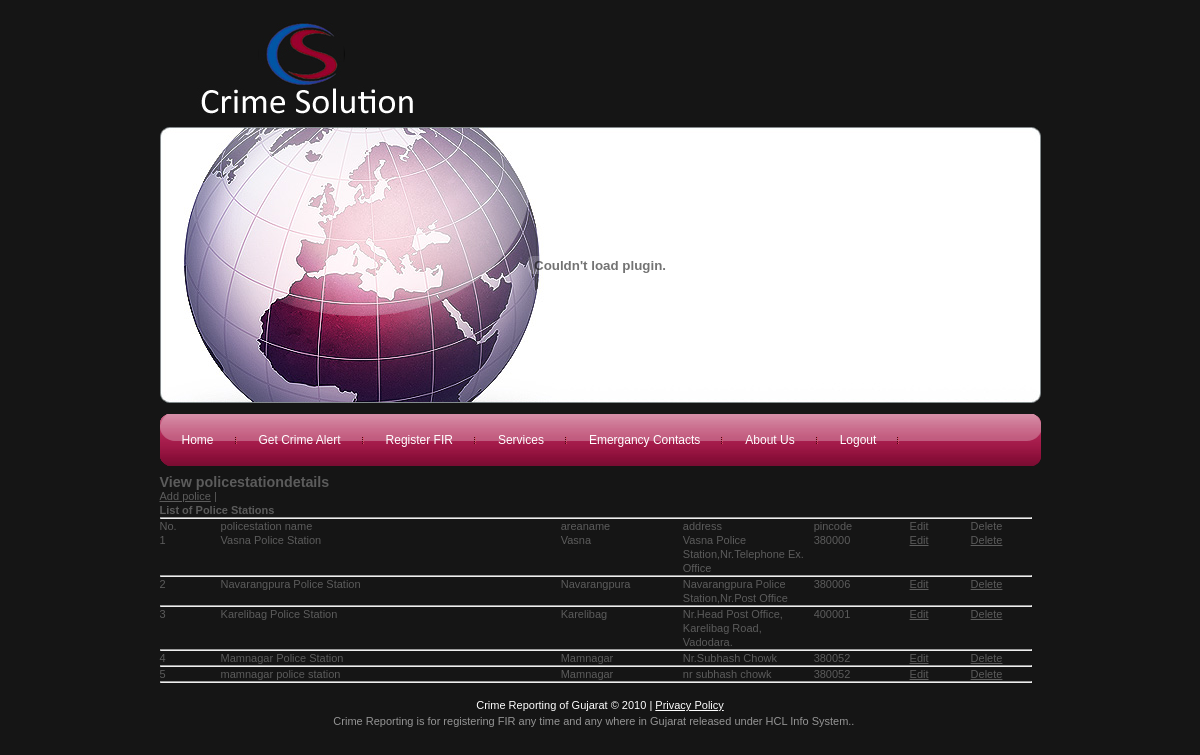
The app's page /viewInbox.php (signed in) with its own data.
### tables this page shows
CREATE TABLE `mstr_policestation` (
  `poilcestation_id` int(10) unsigned NOT NULL AUTO_INCREMENT,
  `area_id` int(10) unsigned NOT NULL,
  `address` varchar(255) NOT NULL,
  `contact_no` int(10) unsigned NOT NULL,
  `Email_id` varchar(255) NOT NULL,
  `contact_person` varchar(45) NOT NULL,
  `starting_date` datetime NOT NULL,
  `policestation_name` varchar(45) NOT NULL,
  `city_id` int(10) unsigned NOT NULL,
  PRIMARY KEY (`poilcestation_id`),
  KEY `FK_mstr_policestation_1` (`area_id`),
  KEY `FK_mstr_policestation_2` (`city_id`),
  CONSTRAINT `FK_mstr_policestation_1` FOREIGN KEY (`area_id`) REFERENCES `mstr_area` (`area_id`),
  CONSTRAINT `FK_mstr_policestation_2` FOREIGN KEY (`city_id`) REFERENCES `mstr_city` (`city_id`)
);

CREATE TABLE `mstr_area` (
  `area_id` int(10) unsigned NOT NULL AUTO_INCREMENT,
  `area_name` varchar(45) NOT NULL,
  `pincode` int(10) unsigned NOT NULL,
  `city_id` int(10) unsigned NOT NULL,
  PRIMARY KEY (`area_id`),
  KEY `FK_mstr_area_1` (`city_id`),
  CONSTRAINT `FK_mstr_area_1` FOREIGN KEY (`city_id`) REFERENCES `mstr_city` (`city_id`)
);

### viewInbox.php (the view, shortened to what this page needs)
<?php
include("header.php");
$selectAllUserQuery = "select *from mstr_policestation mp,mstr_area a where a.area_id = mp.area_id";
$resultSet = mysql_query($selectAllUserQuery) or die(mysql_error());
?>
      <h1>View policestationdetails </h1>  <a href="policestationdetail.php">Add police</a> |
      <table width="99%">
        <tr>
          <th colspan="8" class="first"><strong>List of Police Stations</strong></th>
        </tr>
		<tr>
	  <td colspan="7"><hr /></td>
	  </tr>
        <tr>
          	<td width="7%">No.</td>
			<td width="39%">policestation name</td>
			<td width="14%">areaname	</td>
			<td width="15%">address</td>
			<td width="11%">pincode</td>
			<td width="7%">Edit</td>
			<td width="7%">Delete</td>
        </tr>
        <?php
	$i=1;
	while($record = mysql_fetch_array($resultSet))
	{
	?>
	<tr>
		<td>
		<?php echo $i++; ?></td>
		<td><?php echo $record["policestation_name"];?></td>
		<td><?php echo $record["area_name"];?></td>
		<td><?php echo $record["address"];?></td>
		<td><?php echo $record["pincode"];?></td>
		<td><a href="editpolicestation.php?psname=<?php echo $record["policestation_name"];?>">
		Edit</a>
		</td>
	    <td><a href="deletepolicestation.php?psname=<?php echo $record["policestation_name"];?>">       Delete</a></td>
  </tr>
	<tr>
	  <td colspan="7"><hr /></td>
	  </tr>
<?php
}
?>
</table>
    </div>
<?php include("footer.php");?>

### files/template.css (style rules this page uses)
body, td, th, div, p, label { color:#5c5c5c; font:normal 11px/14px Verdana, Arial, Helvetica, sans-serif; }
a { color:#5c5c5c; text-decoration:underline; }
#body { background:#151515; }

### files/constant.css (style rules this page uses)
* { padding:0px 0px 0px 0px; margin:0px 0px 0px 0px; }
html { height:100% }
body { text-align:center; }
table { border-collapse:collapse; border:0px; padding:0; }
td { vertical-align:top }
th { text-align:left; vertical-align:top }
h1 { font-size:130% }

### records on screen
mstr_policestation: policestation_name "Vasna Police Station", area.area_name "Vasna", address "Vasna Police Station,Nr.Telephone Ex. Office", area.pincode "380000"
mstr_policestation: policestation_name "Navarangpura Police Station", area.area_name "Navarangpura", address "Navarangpura Police Station,Nr.Post Office", area.pincode "380006"
mstr_policestation: policestation_name "Karelibag Police Station", area.area_name "Karelibag", address "Nr.Head Post Office, Karelibag Road, Vadodara.", area.pincode "400001"
mstr_policestation: policestation_name "Mamnagar Police Station", area.area_name "Mamnagar", address "Nr.Subhash Chowk", area.pincode "380052"
mstr_policestation: policestation_name "mamnagar police station", area.area_name "Mamnagar", address "nr subhash chowk", area.pincode "380052"
